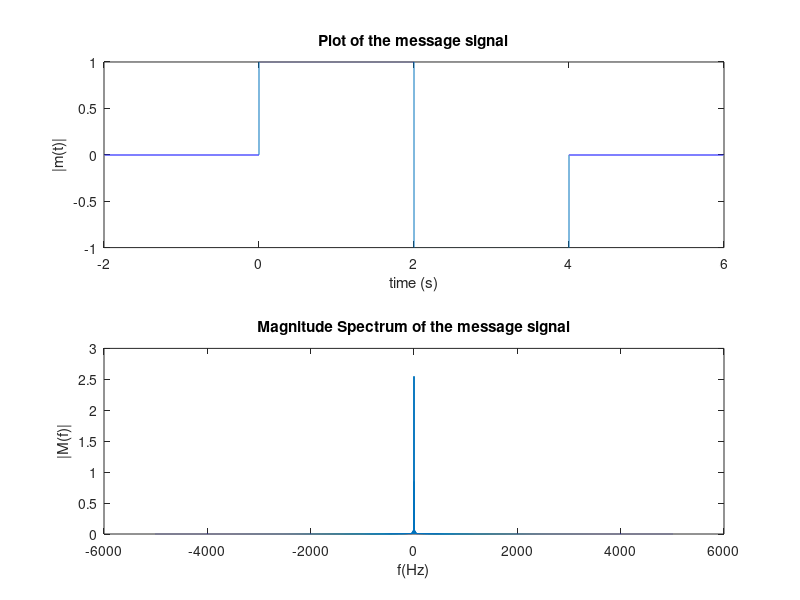
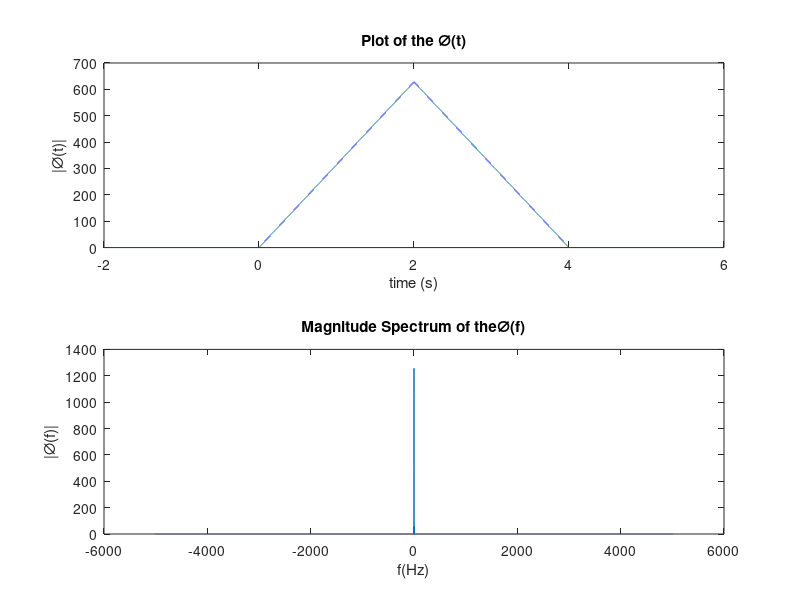
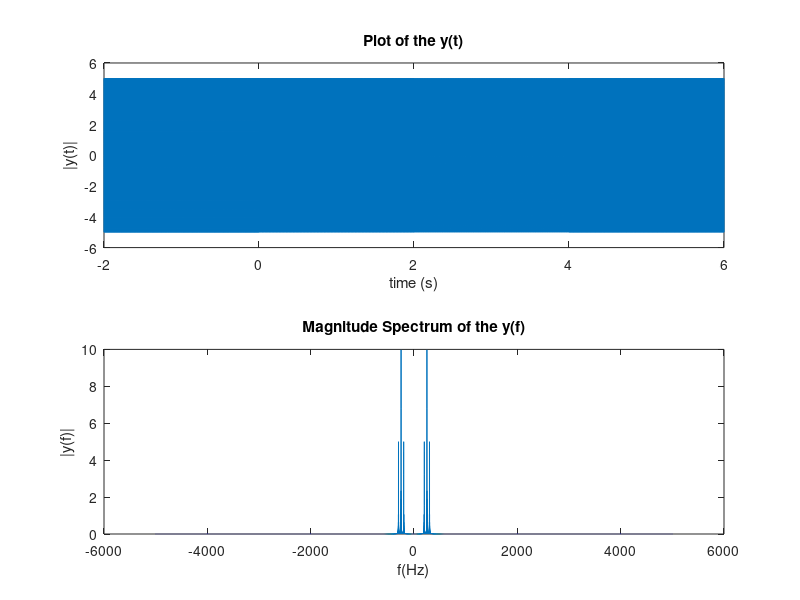
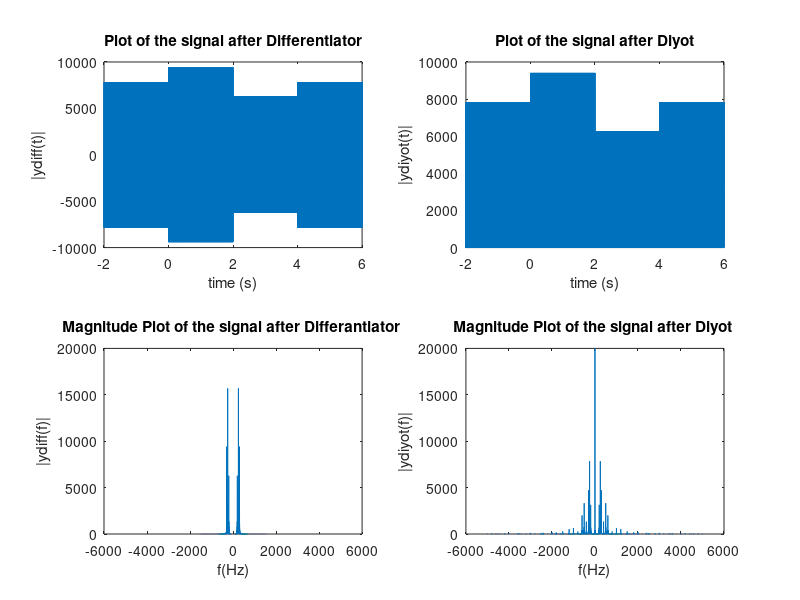

Recreate these plots in MATLAB, in order.
Fs= 10000;
t = -2:1/Fs:6;
N = length(t);
f = (-N/2:N/2-1)*(1/(t(2)-t(1)))/N;

%defining message signal
mt = zeros(1,length(t));
mt(0<=t & t<=2) = 1;
mt(2<t & t<=4) = -1;

%fourier transform of m(t)
m = fft(mt);
mf = fftshift(m)./Fs;

%ploting message signal
figure;
subplot(2,1,1);
plot(t,mt);

xlabel('time (s)')
ylabel('|m(t)|')
title('Plot of the message signal')

subplot(2,1,2);
plot(f,abs(mf));

xlabel('f(Hz)')
ylabel('|M(f)|')
title('Magnitude Spectrum of the message signal')

%defining carrier signal
ct=5*cos(2*pi*250*t);

% defining ∅(𝑡)
kf=50;
integral_mt = cumtrapz(t, mt);
fi=2.*pi.*kf.*integral_mt;

% plotting ∅(𝑡)
figure;
subplot(2,1,1);
plot(t,fi);

xlabel('time (s)')
ylabel('|∅(t)|')
title('Plot of the ∅(t)')

% ∅(f)
fi_fourier=fft(fi);
fi_fourier_shifted=fftshift(fi_fourier);

%plotting ∅(f)
subplot(2,1,2);
plot(f,abs(fi_fourier_shifted)./Fs);

xlabel('f(Hz)')
ylabel('|∅(f)|')
title('Magnitude Spectrum of the∅(f)')


% Defining y(t)
yt=5.*cos((2.*pi.*250.*t)+fi);

% Fourier Transform of y(f)
y_fourier=fft(yt);
y_fourier_shifted=fftshift(y_fourier)./Fs;

figure;
subplot(2,1,1);
plot(t,yt);

xlabel('time (s)')
ylabel('|y(t)|')
title('Plot of the y(t)')

subplot(2,1,2);
plot(f,abs(y_fourier_shifted));

xlabel('f(Hz)')
ylabel('|y(f)|')
title('Magnitude Spectrum of the y(f)')

%demodulasyon
y_diff= diff(yt)./(t(2)-t(1));

% differantiator frequency domain
y_diff_f=fft(y_diff);
y_diff_ff=fftshift(y_diff_f)./Fs;

%diyottan geçirme
y_diyot = max(0, y_diff);

%y_diyot frekans domaininde
y_diyot_f= fft(y_diyot);
y_diyot_ff= fftshift(y_diyot_f)./Fs;

%graph
figure;
subplot(2,2,1);
plot(t(1:end-1),y_diff);

xlabel('time (s)')
ylabel('|ydiff(t)|')
title('Plot of the signal after Differentiator')


subplot(2,2,2);
plot(t(1:end-1),y_diyot);
xlabel('time (s)')
ylabel('|ydiyot(t)|')
title('Plot of the signal after Diyot')

% Assuming length(y_diyot_ff) is the correct length for the frequency domain
f_diff = (-length(y_diff_ff)/2:length(y_diff_ff)/2-1) * (1/(t(2)-t(1)))/length(y_diff_ff);


% Assuming length(y_diyot_ff) is the correct length for the frequency domain
f_diyot = (-length(y_diyot_ff)/2:length(y_diyot_ff)/2-1) * (1/(t(2)-t(1)))/length(y_diyot_ff);

% Plotting frequency domain of y_diyot_ff
subplot(2,2,4);
plot(f_diyot, abs(y_diyot_ff));

xlabel('f(Hz)')
ylabel('|ydiyot(f)|')
title('Magnitude Plot of the signal after Diyot ')

% Plotting frequency domain of y_diff_ff
subplot(2,2,3);
plot(f_diff, abs(y_diff_ff));

xlabel('f(Hz)')
ylabel('|ydiff(f)|')
title('Magnitude Plot of the signal after Differantiator ')


%RC Filter
R=200000;
C=1e-6;
tao=R.*C;
drop_off = exp(-((t(2)-t(1))./tao));

y_envelope=ones(size(y_diyot));

for i= 2: length(y_diyot)
    if y_envelope(i-1) < y_diyot(i)

        y_envelope(i) = y_diyot(i);

    else 
        y_envelope(i)=drop_off.*y_envelope(i-1);
    end
end

%y(t)türevinde eğer envelopdaki değer y(tin türevinden(y_diyot) küçükse envelopa
%eşit değilse ve büyükse exponansiyel formul kadar azalcak (mantığım)

% plot y_envelope
figure;
plot(t(1:end-1), y_envelope);
xlabel('time (s)')
ylabel('|yenvelope(t)|')
title('Plot of the Envelope of y(t)')

%y_envelope fourier

y_envelope_f=fft(y_envelope);
y_envelope_fft= fftshift(y_envelope_f)./Fs;

figure
plot(f_diyot, abs(y_envelope_fft));
xlabel('f(Hz)')
ylabel('|yenvelope(f)|')
title('Magnitude Spectrum Plot of the y envelope')


%Low pass filter

center_frequency = 0; % Center frequency in Hz
bandwidth = 101; % Bandwidth in Hz

% Find indices corresponding to the bandpass filter
lower_cutoff = center_frequency - bandwidth/2;
upper_cutoff = center_frequency + bandwidth/2;

% Apply bandpass filter
y_envelope_filtered = zeros(size(y_envelope_fft));
y_envelope_filtered(abs(f) >= lower_cutoff & abs(f) <= upper_cutoff) = y_envelope_fft(abs(f) >= lower_cutoff & abs(f) <= upper_cutoff);

% inverse fourier
y_envelope_filtered_time=ifft(ifftshift(y_envelope_filtered));

%plotting
figure
subplot(2,1,1)
plot(t(1:end-1),y_envelope_filtered_time);
xlabel('time (s)')
ylabel('|y envelope- filtered(t)|')
title('Plot of the Filtered Envelope of y(t)')

subplot(2,1,2)
plot(f_diyot,y_envelope_filtered);
xlabel('f(Hz)')
ylabel('|y envelope filtered(f)|')
title('Magnitude Spectrum Plot of the y envelope filtered')

% DC Blocking
y_envelope_filtered_dcblocked = y_envelope_filtered;
dc_index = find(f_diyot == 0); % Find the index corresponding to DC component

% Set the DC component to zero
y_envelope_filtered_dcblocked(dc_index) = 0;

% inverse fourier after DC blocking
y_envelope_filtered_dcblocked_time = ifft(ifftshift(y_envelope_filtered_dcblocked));

% Plotting
figure
subplot(2,1,1)
plot(t(1:end-1), y_envelope_filtered_dcblocked_time);
xlabel('time (s)')
ylabel('|y-DC blocked(t)|')
title('Plot of the Filtered and DC Blocked Envelope of y(t)')

subplot(2,1,2)
plot(f_diyot, abs(y_envelope_filtered_dcblocked));
xlabel('f(Hz)')
ylabel('|y-DC blocked(f)|')
title('Magnitude Spectrum Plot of the Filtered and DC Blocked y envelope')

